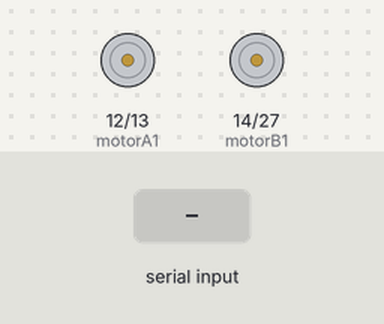
A program run on a simulated ESP32. Shown: motor-driver pin pairs drawn as motors (green arrow = first pin HIGH = forward, orange = second pin HIGH = backward, longer = more drive, scaled by the enable pin). Inputs (shaded band) come from the test bench. Nothing arrives over Bluetooth unless stated.

Above: at 1.2 s.
1.3 s: "E" received over the second serial link
At 2.4 s:
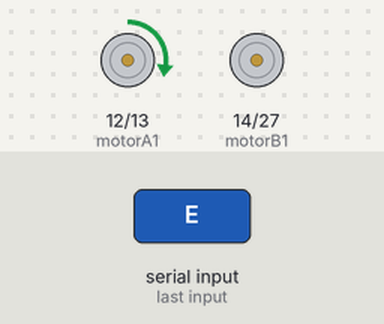
2.8 s: "F" received over the second serial link
At 3.5 s:
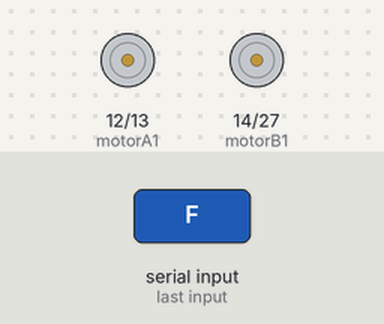
Timing chart, 0 to 5.8 s (numbered marks = the images above; inputs shaded):
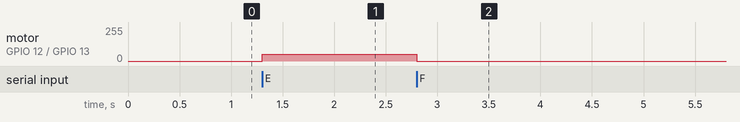

Measured:
- after the input at 1.3 s, motor on GPIO 12 (motorA1) / GPIO 13 (motorA2): stopped → forward 50/255 at once
- after the input at 2.8 s, motor on GPIO 12 (motorA1) / GPIO 13 (motorA2): forward 50/255 → stopped at once

The program:

main.cpp
```cpp
//######################################################    INCLUDES     #####################################################//
#include <Arduino.h>
#include <BluetoothSerial.h>

//######################################################    DEFINES     #####################################################//
#define motorA1 12
#define motorA2 13
#define motorB1 14
#define motorB2 27
#define pwmA 25
#define pwmB 26
#define servo 5

//######################################################   OBJETOS    ########################################################//
BluetoothSerial SerialBT;

//######################################################   FUNCIONES    ########################################################//
void motores(int velA, int velB);

//######################################################    SETUP     #####################################################//
void setup() {
    //Iniciamos los perifericos
    Serial.begin(9600);
    SerialBT.begin("ESP32test");

    //Configuramos los pines
    pinMode(motorA1, OUTPUT);
    pinMode(motorA2, OUTPUT);
    pinMode(motorB1, OUTPUT);
    pinMode(motorB2, OUTPUT);

    //Configuramos el PWM
    ledcSetup(2, 5000, 8);
    ledcAttachPin(pwmA, 2);
    ledcSetup(1, 5000, 8);
    ledcAttachPin(pwmB, 1);
}

//######################################################    LOOP     #####################################################//
void loop() {
    if(SerialBT.available()){
        char dato = SerialBT.read();
        if(dato == 'E'){
            motores(50, 0);
        }
        else if(dato == 'F'){
            motores(0, 0);
        }
    }
}

void motores(int velA, int velB ){
    if(velA >= 0){
        ledcWrite(2, velA);
        digitalWrite(motorA1, HIGH);
        digitalWrite(motorA2, LOW);
    }
    else{
        velA *= -1;
        ledcWrite(2, velA);
        digitalWrite(motorA1, LOW);
        digitalWrite(motorA2, HIGH);
    }
    if(velB >= 0){
        ledcWrite(1, velB);
        digitalWrite(motorB1, HIGH);
        digitalWrite(motorB2, LOW);
    }
    else{
        velB *= -1;
        ledcWrite(1, velB);
        digitalWrite(motorB1, LOW);
        digitalWrite(motorB2, HIGH);
    }
}
```
